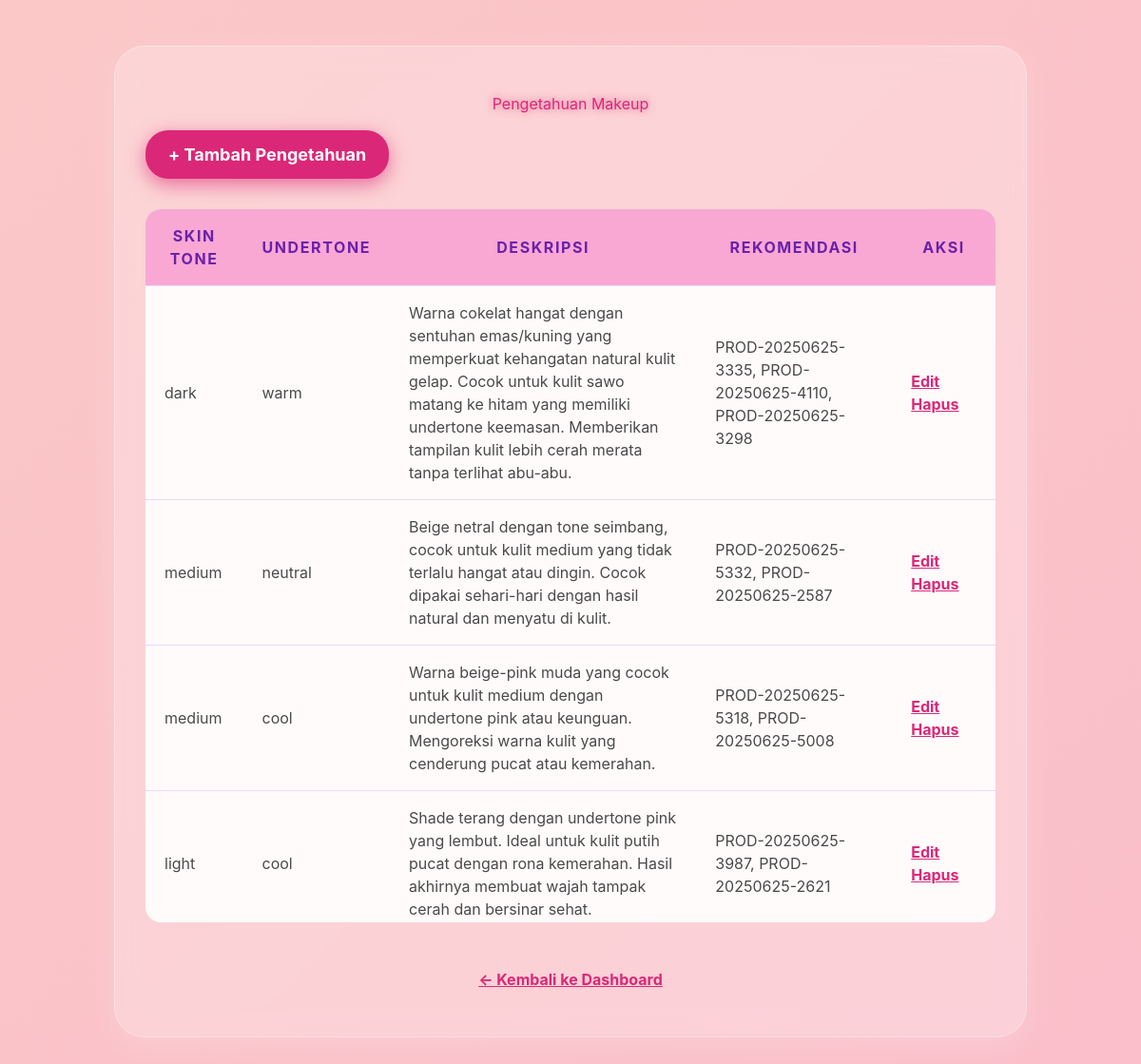
Page /admin/knowledge (signed in) on the committed database.
### app.py (models this page shows)
class Knowledge(db.Model):
    id = db.Column(db.Integer, primary_key=True)
    skin_tone = db.Column(db.String(100))
    undertone = db.Column(db.String(100))
    recommendation = db.Column(db.Text)
    description = db.Column(db.String(100))

### app.py (the view)
@app.route('/admin/knowledge')
def admin_knowledge():
    if not session.get('admin'):
        return redirect('/admin/login')
    knowledge = Knowledge.query.all()
    return render_template('admin_knowledge.html', knowledge=knowledge)

### templates/admin_knowledge.html (shortened to what this page needs)
<!DOCTYPE html>
<html lang="id">
  <head>
    <script src="https://cdn.tailwindcss.com"></script>
  </head>
  <body>
    <div class="glass-card">
      <h1 class="mb-4">Pengetahuan Makeup</h1>
      <a href="/admin/knowledge/add" class="btn-add">+ Tambah Pengetahuan</a>
      <div class="table-container">
        <table>
          <thead>
            <tr>
              <th class="text-center">Skin Tone</th>
              <th class="text-center">Undertone</th>
              <th class="text-center">Deskripsi</th>
              <th class="text-center">Rekomendasi</th>
              <th class="text-center">Aksi</th>
            </tr>
          </thead>
          <tbody>
            {% for item in knowledge %}
            <tr>
              <td>{{ item.skin_tone }}</td>
              <td>{{ item.undertone }}</td>
              <td>
                {% if item.description %}{{ item.description }}{% else %} - {%
                endif %}
              </td>
              <td>
                {{ item.recommendation[:80] }}
              </td>
              <td>
                <a
                  href="/admin/knowledge/edit/{{ item.id }}"
                  class="action-link"
                  >Edit</a
                >
                <a
                  href="/admin/knowledge/delete/{{ item.id }}"
                  class="action-link"
                  >Hapus</a
                >
              </td>
            </tr>
            {% else %}
            <tr>
              <td colspan="5" style="text-align: center; color: #9f1239">
                Belum ada data pengetahuan
              </td>
            </tr>
            {% endfor %}
          </tbody>
        </table>
      </div>
      <a href="/admin" class="back-link">← Kembali ke Dashboard</a>
    </div>
  </body>
</html>

### templates/admin_knowledge.html (style rules this page uses)
body { font-family: "Inter", sans-serif; background: linear-gradient(135deg, #fbc7c7 0%, #f9a8d4 100%); min-height: 100vh; color: #4a4a4a; padding: 3rem 1.5rem; }
.glass-card { background: rgba(255, 255, 255, 0.25); backdrop-filter: blur(12px); border-radius: 2rem; box-shadow: 0 8px 32px rgba(255, 255, 255, 0.18); border: 1px solid rgba(255, 255, 255, 0.3); max-width: 960px; margin: 0 auto; padding: 3rem 2rem; }
h1 { color: #db2777; text-shadow: 0 0 8px rgba(219, 39, 119, 0.7); font-weight: 900; font-size: 3rem; margin-bottom: 2rem; text-align: center; }
.table-container { width: 100%; max-height: 750px; overflow-y: auto; position: relative; border-radius: 1rem; }
table { width: 100%; border-collapse: collapse; font-size: 1rem; background: rgba(255, 255, 255, 0.9); box-shadow: 0 8px 32px rgba(219, 39, 119, 0.2); }
thead { position: sticky; top: 0; }
thead tr { background-color: #f9a8d4; color: #6b21a8; text-transform: uppercase; letter-spacing: 0.1em; }
thead th, tbody td { padding: 1rem 1.25rem; text-align: left; border-bottom: 1px solid #e9d8fd; }
a.action-link { font-weight: 700; margin-right: 1rem; color: #db2777; text-decoration: underline; cursor: pointer; transition: color 0.3s ease; }
.btn-add { display: inline-block; background-color: #db2777; color: white; font-weight: 700; padding: 0.75rem 1.5rem; border-radius: 1.5rem; box-shadow: 0 6px 20px rgba(219, 39, 119, 0.6); margin-bottom: 2rem; transition: background-color 0.3s ease, transform 0.3s ease; text-decoration: none; font-size: 1.125rem; }
.back-link { display: block; margin-top: 3rem; font-weight: 700; color: #db2777; text-decoration: underline; cursor: pointer; font-size: 1rem; text-align: center; transition: color 0.3s ease; }
th { text-align: center; }

### rows in the picture
Knowledge: skin_tone "dark", undertone "warm", description "Warna cokelat hangat dengan sentuhan emas/kuning yang memperkuat kehangatan natural kulit gelap. Cocok untuk kulit sawo matang ke hitam yang memiliki undertone keemasan. Memberikan tampilan kulit lebih cerah merata tanpa terlihat abu-abu.", recommendation "PROD-20250625-3335, PROD-20250625-4110, PROD-20250625-3298"
Knowledge: skin_tone "medium", undertone "neutral", description "Beige netral dengan tone seimbang, cocok untuk kulit medium yang tidak terlalu hangat atau dingin. Cocok dipakai sehari-hari dengan hasil natural dan menyatu di kulit.", recommendation "PROD-20250625-5332, PROD-20250625-2587"
Knowledge: skin_tone "medium", undertone "cool", description "Warna beige-pink muda yang cocok untuk kulit medium dengan undertone pink atau keunguan. Mengoreksi warna kulit yang cenderung pucat atau kemerahan.", recommendation "PROD-20250625-5318, PROD-20250625-5008"
Knowledge: skin_tone "light", undertone "cool", description "Shade terang dengan undertone pink yang lembut. Ideal untuk kulit putih pucat dengan rona kemerahan. Hasil akhirnya membuat wajah tampak cerah dan bersinar sehat.", recommendation "PROD-20250625-3987, PROD-20250625-2621"
